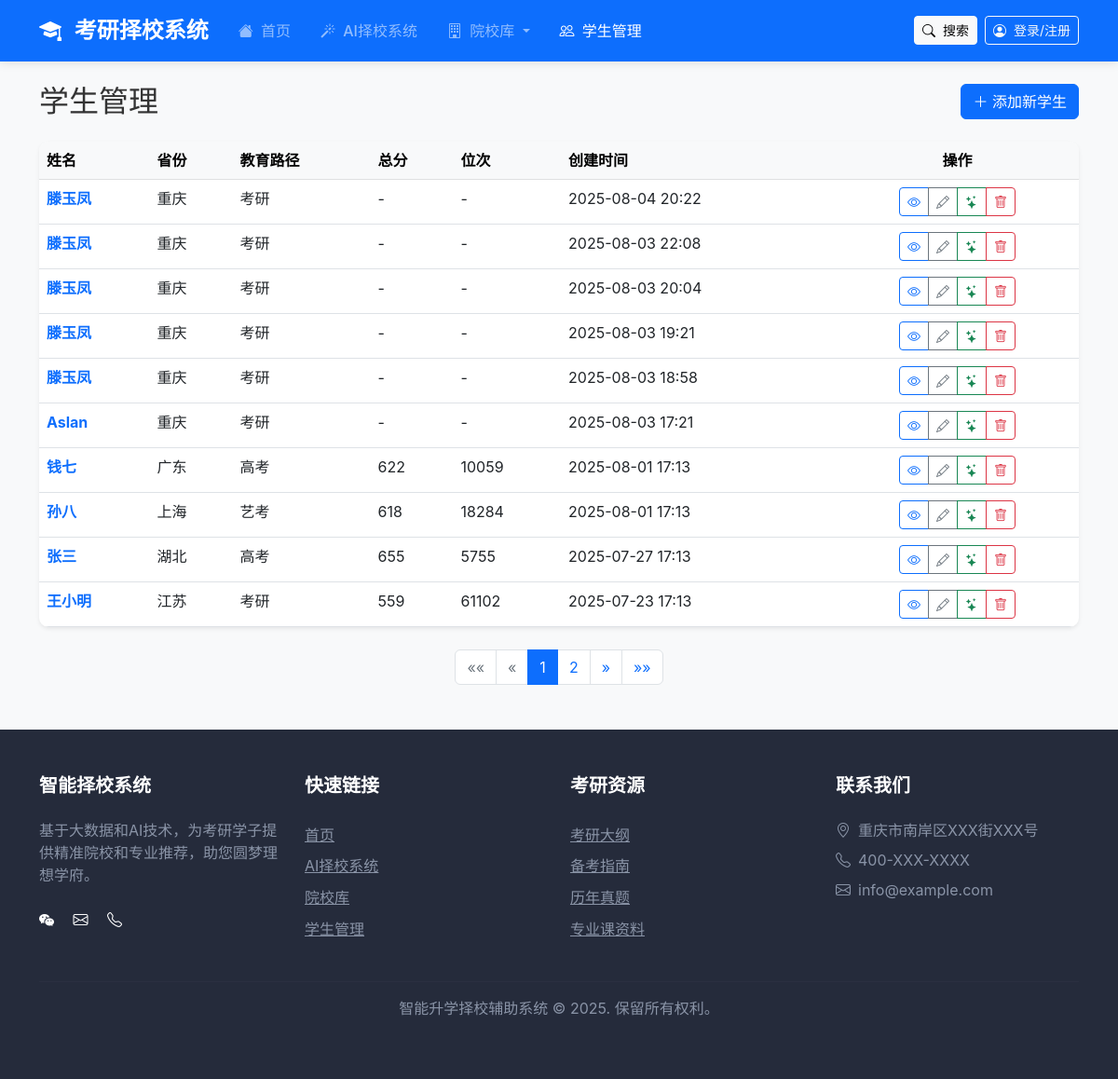
The page /students/ on the database its author committed.
### recommendation/models.py (models this page shows, shortened)
class Student(models.Model):
    EDUCATION_PATH_CHOICES = [
        ('专升本', '专升本'),
        ('考研', '考研'),
        ('艺考', '艺考'),
    ]
    ACADEMIC_STATUS_CHOICES = [
        ('未毕业', '未毕业'),
        ('已毕业', '已毕业'),
        ('在职', '在职'),
    ]
    GRADE_RANK_CHOICES = [
        ('前15%', '前15%'),
        ('前30%', '前30%'),
        ('前50%', '前50%'),
        ('后50%', '后50%'),
    ]
    STUDY_MODE_CHOICES = [
        ('全日制', '全日制'),
        ('非全日制', '非全日制'),
    ]
    TARGET_TYPE_CHOICES = [
        ('985', '985高校'),
        ('211', '211高校'),
        ('双一流', '双一流高校'),
        ('普通院校', '普通院校'),
    ]
    CAREER_GOAL_CHOICES = [
        ('学术科研', '学术科研'),
        ('企业就业', '企业就业'),
        ('公务员', '公务员'),
        ('事业单位', '事业单位'),
        ('外企', '外企'),
        ('大厂', '大厂'),
        ('创业', '创业'),
        ('其他', '其他'),
    ]
    ECONOMIC_CONDITION_CHOICES = [
        ('高', '可接受高学费/高生活成本'),
        ('中', '适中学费/生活成本'),
        ('低', '需要考虑经济条件'),
    ]
    STRATEGY_PREFERENCE_CHOICES = [
        ('保守', '保守策略'),
        ('均衡', '均衡策略'),
        ('冲刺', '冲刺策略'),
    ]
    name = models.CharField("姓名", max_length=50)
    gender = models.CharField("性别", max_length=10, blank=True, null=True)
    province = models.CharField("所在省份", max_length=20)
    education_path = models.CharField("教育路径", max_length=20, choices=EDUCATION_PATH_CHOICES, default='考研')
    current_school = models.CharField("就读院校", max_length=100, blank=True, null=True)
    current_major = models.CharField("所学专业", max_length=100, blank=True, null=True)
    gpa = models.FloatField("GPA", blank=True, null=True)
    gpa_ranking = models.CharField("GPA排名", max_length=20, choices=GRADE_RANK_CHOICES, blank=True, null=True)
    grade_rank = models.CharField("专业成绩排名", max_length=20, choices=GRADE_RANK_CHOICES, blank=True, null=True)  # 兼容旧字段
    english_level = models.CharField("英语水平", max_length=20, blank=True, null=True)  # 如"四级/六级/雅思/托福"
    math_level = models.CharField("数学基础", max_length=20, blank=True, null=True)  # 如"较好/一般/较差"
    career_direction = models.CharField("目标方向", max_length=50, choices=CAREER_GOAL_CHOICES, blank=True, null=True)
    academic_preference = models.BooleanField("偏好学术研究", default=False)
    target_cities = models.TextField("目标城市", blank=True, null=True)  # 存储多个城市，以逗号分隔
    target_city = models.CharField("优先城市", max_length=50, blank=True, null=True)
    target_companies = models.TextField("目标公司类型", blank=True, null=True)
    overseas_plan = models.BooleanField("海外发展计划", default=False)
    economic_condition = models.CharField("经济条件", max_length=20, choices=ECONOMIC_CONDITION_CHOICES, blank=True, null=True)
    estimated_score = models.IntegerField("预估分数", blank=True, null=True)
    previous_score = models.IntegerField("往年考试分数", blank=True, null=True)
    strategy_preference = models.CharField("策略偏好", max_length=20, choices=STRATEGY_PREFERENCE_CHOICES, default='均衡')
    academic_status = models.CharField("学业状态", max_length=20, choices=ACADEMIC_STATUS_CHOICES, blank=True, null=True)
    exam_year = models.IntegerField("考研年份", blank=True, null=True)
    study_mode = models.CharField("就读方式", max_length=20, choices=STUDY_MODE_CHOICES, blank=True, null=True)
    target_major_category = models.CharField("目标专业类别", max_length=100, blank=True, null=True)
    target_type = models.CharField("目标院校类型", max_length=20, choices=TARGET_TYPE_CHOICES, blank=True, null=True)
    interests = models.TextField("兴趣爱好", blank=True, null=True)
    career_goals = models.TextField("职业规划", blank=True, null=True)
    total_score = models.IntegerField("高考总分", validators=[MinValueValidator(0), MaxValueValidator(750)], blank=True, null=True)
    chinese_score = models.IntegerField("语文成绩", validators=[MinValueValidator(0), MaxValueValidator(150)], blank=True, null=True)
    math_score = models.IntegerField("数学成绩", validators=[MinValueValidator(0), MaxValueValidator(150)], blank=True, null=True)
    english_score = models.IntegerField("英语成绩", validators=[MinValueValidator(0), MaxValueValidator(150)], blank=True, null=True)
    comprehensive_score = models.IntegerField("综合成绩", validators=[MinValueValidator(0), MaxValueValidator(300)], blank=True, null=True)
    rank = models.IntegerField("位次", blank=True, null=True)
    created_at = models.DateTimeField("创建时间", default=timezone.now)
    class Meta:
        verbose_name = "学生"
        verbose_name_plural = "学生"

### recommendation/views.py (the view)
# urls.py: path('students/', views.StudentListView.as_view(), name='student_list'),
class StudentListView(ListView):
    model = Student
    template_name = 'recommendation/student_list.html'
    context_object_name = 'students'
    ordering = ['-created_at']
    paginate_by = 10

### recommendation/context_processors.py (called while the page is built)
def date_context(request):
    today = datetime.date.today()
    current_year = today.year
    if today.month >= 8:  # 8月以后准备最近一次考研可能较紧张，因此从下一年开始计算
        exam_years = [current_year + 1, current_year + 2, current_year + 3]
    else:
        exam_years = [current_year, current_year + 1, current_year + 2]
    return {
        'today': today,
        'current_year': current_year,
        'exam_years': exam_years,
    }

### templates/recommendation/student_list.html (shortened to what this page needs)
{% extends 'base.html' %}
{% block content %}
<div class="d-flex justify-content-between align-items-center mb-4">
    <h2 class="mb-0">学生管理</h2>
    <a href="{% url 'student_new' %}" class="btn btn-primary">
        <i class="bi bi-plus-lg"></i> 添加新学生
    </a>
</div>
{% if students %}
    <div class="card border-0 shadow-sm">
        <div class="card-body p-0">
            <div class="table-responsive">
                <table class="table table-hover mb-0">
                    <thead class="table-light">
                        <tr>
                            <th>姓名</th>
                            <th>省份</th>
                            <th>教育路径</th>
                            <th>总分</th>
                            <th>位次</th>
                            <th>创建时间</th>
                            <th class="text-center">操作</th>
                        </tr>
                    </thead>
                    <tbody>
                        {% for student in students %}
                            <tr>
                                <td>
                                    <a href="{% url 'student_detail' student.id %}" class="text-decoration-none fw-bold">
                                        {{ student.name }}
                                    </a>
                                </td>
                                <td>{{ student.province }}</td>
                                <td>{{ student.education_path }}</td>
                                <td>{{ student.total_score|default:"-" }}</td>
                                <td>{{ student.rank|default:"-" }}</td>
                                <td>{{ student.created_at|date:"Y-m-d H:i" }}</td>
                                <td class="text-center">
                                    <div class="btn-group btn-group-sm">
                                        <a href="{% url 'student_detail' student.id %}" class="btn btn-outline-primary">
                                            <i class="bi bi-eye"></i>
                                        </a>
                                        <a href="{% url 'student_edit' student.id %}" class="btn btn-outline-secondary">
                                            <i class="bi bi-pencil"></i>
                                        </a>
                                        <a href="{% url 'recommend_schools' student.id %}" class="btn btn-outline-success">
                                            <i class="bi bi-stars"></i>
                                        </a>
                                        <a href="{% url 'student_delete' student.id %}" class="btn btn-outline-danger">
                                            <i class="bi bi-trash"></i>
                                        </a>
                                    </div>
                                </td>
                            </tr>
                        {% endfor %}
                    </tbody>
                </table>
            </div>
        </div>
    </div>
    {% if is_paginated %}
        <nav class="mt-4">
            <ul class="pagination justify-content-center">
                {% if page_obj.has_previous %}
                    <li class="page-item">
                        <a class="page-link" href="?page=1" aria-label="First">
                            <span aria-hidden="true">&laquo;&laquo;</span>
                        </a>
                    </li>
                    <li class="page-item">
                        <a class="page-link" href="?page={{ page_obj.previous_page_number }}" aria-label="Previous">
                            <span aria-hidden="true">&laquo;</span>
                        </a>
                    </li>
                {% else %}
                    <li class="page-item disabled">
                        <a class="page-link" href="#" aria-label="First">
                            <span aria-hidden="true">&laquo;&laquo;</span>
                        </a>
                    </li>
                    <li class="page-item disabled">
                        <a class="page-link" href="#" aria-label="Previous">
                            <span aria-hidden="true">&laquo;</span>
                        </a>
                    </li>
                {% endif %}
                {% for num in page_obj.paginator.page_range %}
                    {% if page_obj.number == num %}
                        <li class="page-item active"><a class="page-link" href="?page={{ num }}">{{ num }}</a></li>
                    {% elif num > page_obj.number|add:'-3' and num < page_obj.number|add:'3' %}
                        <li class="page-item"><a class="page-link" href="?page={{ num }}">{{ num }}</a></li>
                    {% endif %}
                {% endfor %}
                {% if page_obj.has_next %}
                    <li class="page-item">
                        <a class="page-link" href="?page={{ page_obj.next_page_number }}" aria-label="Next">
                            <span aria-hidden="true">&raquo;</span>
                        </a>
                    </li>
                    <li class="page-item">
                        <a class="page-link" href="?page={{ page_obj.paginator.num_pages }}" aria-label="Last">
                            <span aria-hidden="true">&raquo;&raquo;</span>
                        </a>
                    </li>
                {% endif %}
            </ul>
        </nav>
    {% endif %}
{% endif %}
{% endblock %}

### templates/base.html (style rules this page uses)
body { background-color: #f8f9fa; color: #333; font-family: "Microsoft YaHei", -apple-system, BlinkMacSystemFont, "Segoe UI", Roboto, "Helvetica Neue", Arial, sans-serif; }
.card { border-radius: 10px; overflow: hidden; }
.card-body { padding: 1.5rem; }

### rows shown on the page
Student: name "滕玉凤", province "重庆", education_path "考研", total_score "-", rank "-", created_at "2025-08-04 20:22"
Student: name "滕玉凤", province "重庆", education_path "考研", total_score "-", rank "-", created_at "2025-08-03 22:08"
Student: name "滕玉凤", province "重庆", education_path "考研", total_score "-", rank "-", created_at "2025-08-03 20:04"
Student: name "滕玉凤", province "重庆", education_path "考研", total_score "-", rank "-", created_at "2025-08-03 19:21"
Student: name "滕玉凤", province "重庆", education_path "考研", total_score "-", rank "-", created_at "2025-08-03 18:58"
Student: name "Aslan", province "重庆", education_path "考研", total_score "-", rank "-", created_at "2025-08-03 17:21"
Student: name "钱七", province "广东", education_path "高考", total_score "622", rank "10059", created_at "2025-08-01 17:13"
Student: name "孙八", province "上海", education_path "艺考", total_score "618", rank "18284", created_at "2025-08-01 17:13"
Student: name "张三", province "湖北", education_path "高考", total_score "655", rank "5755", created_at "2025-07-27 17:13"
Student: name "王小明", province "江苏", education_path "考研", total_score "559", rank "61102", created_at "2025-07-23 17:13"

### other values the page prints
{{ num }} "1"
{{ num }} "2"
